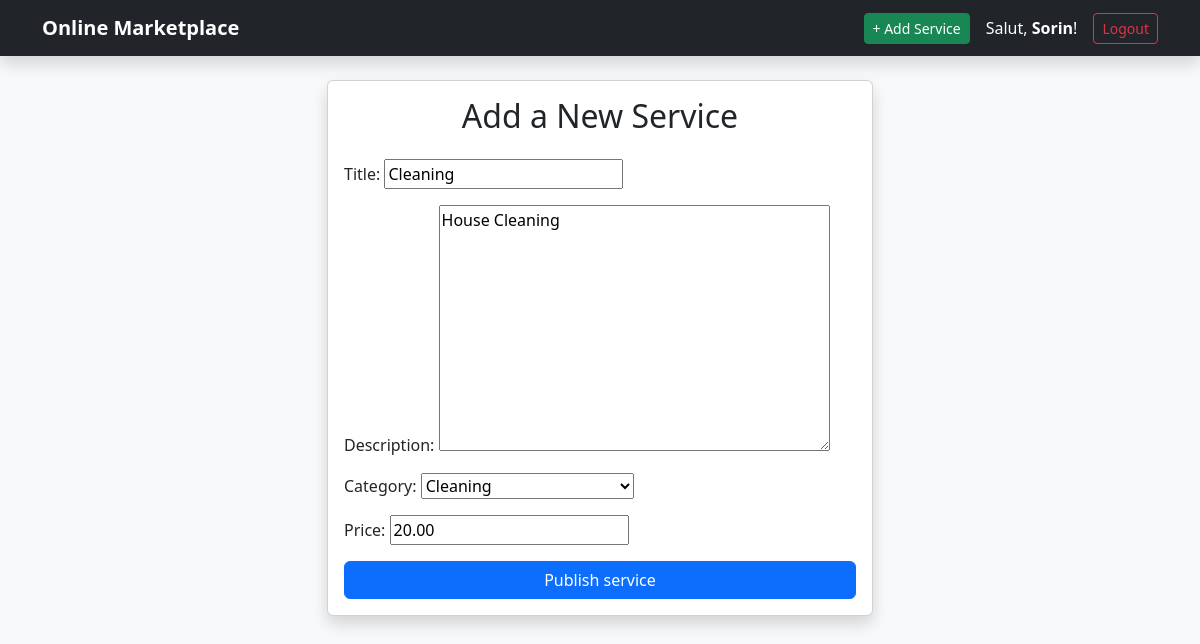
Screenshot of /service/edit/1/ (signed in) with the database file from the repository.
### marketplace/models.py (models this page shows, shortened)
class Service(models.Model):
    CATEGORY_CHOICES = [
        ('cleaning', 'Cleaning'),
        ('it', 'IT & Software'),
        ('math', 'Mathematics Meditations'),
        ('garden', 'Garden'),
    ]
    title = models.CharField(max_length=200, unique=True)
    provider = models.ForeignKey(User, on_delete=models.CASCADE, related_name="services")
    description = models.TextField()
    category = models.CharField(max_length=20, choices=CATEGORY_CHOICES)
    price = models.DecimalField(max_digits=10, decimal_places=2)
    created_on = models.DateTimeField(auto_now_add=True)

### marketplace/views.py (the view)
# urls.py: path('service/edit/<int:service_id>/', views.edit_service, name='edit_service'),
def edit_service(request, service_id):
    service = get_object_or_404(Service, id=service_id)
    if service.provider != request.user:
        return redirect('service_list')
    if request.method == 'POST':
        form = ServiceForm(request.POST, instance=service)
        if form.is_valid():
            form.save()
            return redirect('service_detail', service_id=service.id)
    else:
        form = ServiceForm(instance=service)
    return render(request, 'marketplace/service_form.html', {
        'form': form,
        'edit_mode': True,
        'service': service
    })

### marketplace/forms.py
class ServiceForm(forms.ModelForm):
    class Meta:
        model = Service
        fields = ['title', 'description', 'category', 'price']

### marketplace/templates/marketplace/service_form.html (shortened to what this page needs)
{% extends 'marketplace/base.html' %}
{% block content %}
<div class="row justify-content-center">
    <div class="col-md-6">
        <div class="card shadow">
            <div class="card-body">
                <h2 class="text-center mb-4">Add a New Service</h2>
                <form method="POST">
                    {{ form.as_p }}
                    <button type="submit" class="btn btn-primary w-100">Publish service</button>
                </form>
            </div>
        </div>
    </div>
</div>
{% endblock %}

### marketplace/templates/marketplace/base.html (shortened to what this page needs)
<!DOCTYPE html>
<html lang="en">
<head>
    <link href="https://cdn.jsdelivr.net/npm/bootstrap@5.3.8/dist/css/bootstrap.min.css" rel="stylesheet"
>
</head>
<body class="bg-light">
    <nav class="navbar navbar-dark bg-dark mb-4 shadow">
        <div class="container">
            <a class="navbar-brand fw-bold" href="{% url 'service_list' %}">Online Marketplace</a>
            <div class="d-flex align-items-center">
                {% if user.is_authenticated %}
                <a href="{% url 'create_service' %}" class="btn btn-success btn-sm me-3">+ Add Service</a>
                <span class="navbar-text me-3 text-white">Salut, <strong>{{ user.username }}</strong>!</span>
                <a href="{% url 'account_logout' %}" class="btn btn-outline-danger btn-sm">Logout</a>
                {% else %}
                <a href="{% url 'account_login' %}" class="btn btn-outline-light btn-sm me-2">Login</a>
                <a href="{% url 'account_signup' %}" class="btn btn-light btn-sm">Register</a>
                {% endif %}
            </div>
        </div>
    </nav>
    <div class="container">
        {% block content %}
        {% endblock %}
    </div>
</body>
</html>

### rows the page displays
Service: title "Cleaning", description "House Cleaning", category "Cleaning", price "20.00"

### other values shown
{{ user.username }} "Sorin"
